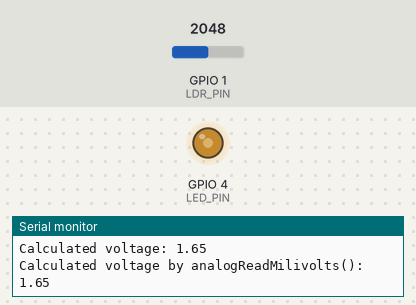
This program was run on a simulated ESP32. On the bench: output pins drawn as LEDs (lit = HIGH), the last lines printed to the serial monitor. Inputs (shaded band) come from the test bench; at power-on: GPIO 1 (LDR_PIN) = 2048.

Above: at 1.2 s.
1.3 s: GPIO 1 (LDR_PIN) set to 2866
At 2.3 s:
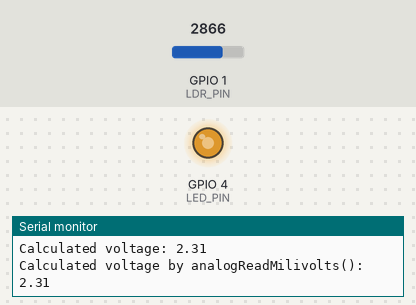
2.9 s: GPIO 1 (LDR_PIN) set to 3603
At 3.6 s:
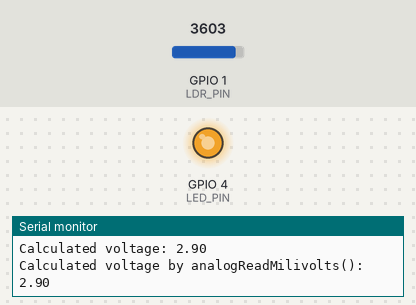
4.5 s: GPIO 1 (LDR_PIN) set to 491
At 5.9 s:
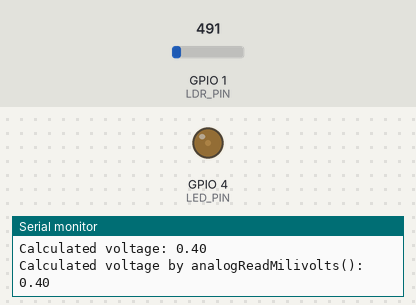
6.2 s: GPIO 1 (LDR_PIN) set to 0
At 7.4 s:
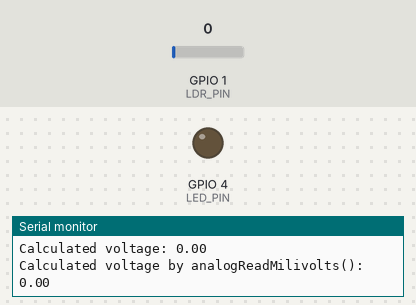
7.8 s: GPIO 1 (LDR_PIN) set to 2047
At 8.5 s:
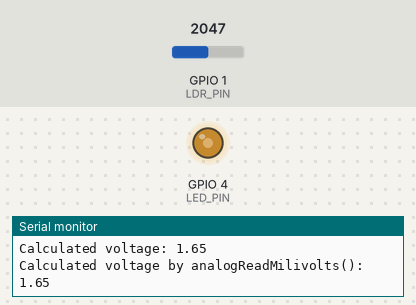
Timing chart, 0 to 10.4 s (numbered marks = the images above; inputs shaded):
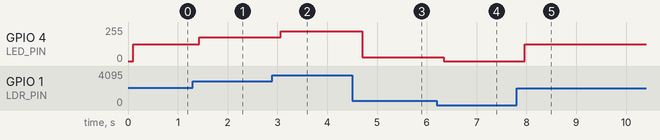

The program:

main.cpp
```cpp
#include <Arduino.h>
#define LDR_PIN 1
#define LED_PIN 4
const u_int16_t adc_max = 4095;
const double voltage_ref = 3.3;
const u_int16_t max_analogwrite = 255;
void setup() {
  pinMode(LDR_PIN, INPUT);
  pinMode(LED_PIN, OUTPUT);
  Serial.begin(115200);
}

double calc_voltage(u_int16_t raw) {
  return ((double)raw / adc_max) * 3.3;
}

u_int16_t calculate_led_light(u_int16_t raw) {
  return ((double)raw * max_analogwrite)/ adc_max;
}

void loop() {
  u_int16_t read_analog = analogRead(LDR_PIN);
  Serial.print("RAW: ");
  Serial.println(read_analog);
  Serial.print("Calculated voltage: ");
  Serial.println(calc_voltage(read_analog));
  Serial.print("Calculated voltage by analogReadMilivolts(): ");
  Serial.println((double)analogReadMilliVolts(LDR_PIN) / 1000);

  delay(100);
  analogWrite(LED_PIN, calculate_led_light(read_analog));

}
```

Measured:
- after the input at 1.3 s, GPIO 4 (LED_PIN): 127/255 → 178/255 after 0.13 s
- after the input at 2.9 s, GPIO 4 (LED_PIN): 178/255 → 224/255 after 0.17 s
- after the input at 4.5 s, GPIO 4 (LED_PIN): 224/255 → 30/255 after 0.20 s
- after the input at 6.2 s, GPIO 4 (LED_PIN): 30/255 → 0/255 after 0.14 s
- after the input at 7.8 s, GPIO 4 (LED_PIN): 0/255 → 127/255 after 0.17 s
